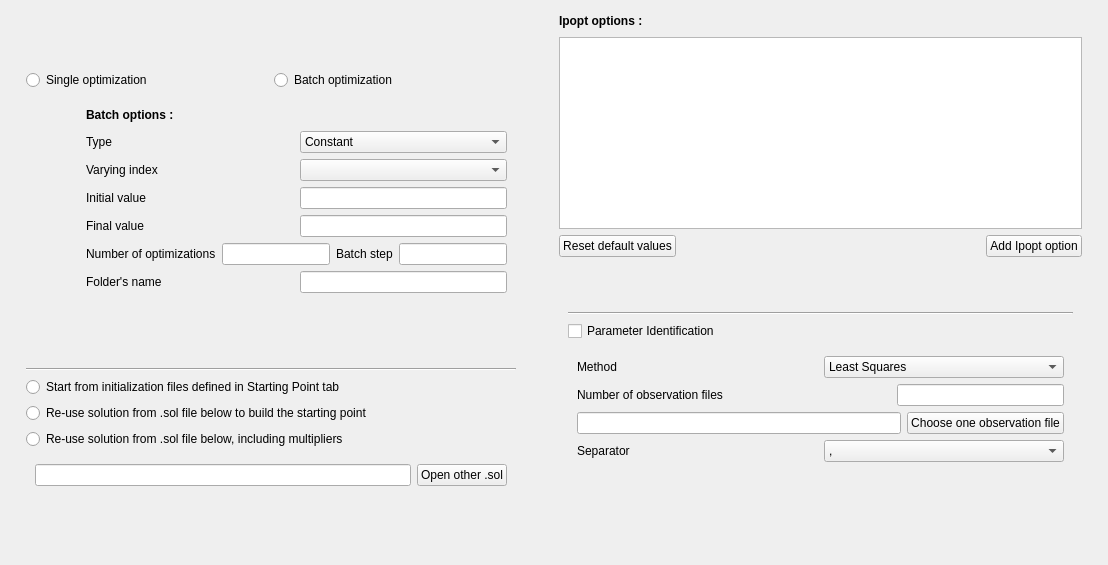
      <widget class="QWidget" name="Optimization">
       <property name="toolTip">
        <string notr="true">Solver options, and optimization</string>
       </property>
       <property name="statusTip">
        <string notr="true">Select solver options, and run optimization </string>
       </property>
       <property name="whatsThis">
        <string/>
       </property>
       <attribute name="title">
        <string>&amp;Optimization</string>
       </attribute>
       <layout class="QHBoxLayout" name="horizontalLayout_22">
        <item>
         <spacer name="horizontalSpacer_17">
          <property name="orientation">
           <enum>Qt::Horizontal</enum>
          </property>
          <property name="sizeHint" stdset="0">
           <size>
            <width>15</width>
            <height>20</height>
           </size>
          </property>
         </spacer>
        </item>
        <item>
         <layout class="QVBoxLayout" name="verticalLayout_15">
          <item>
           <spacer name="verticalSpacer_8">
            <property name="orientation">
             <enum>Qt::Vertical</enum>
            </property>
            <property name="sizeHint" stdset="0">
             <size>
              <width>490</width>
              <height>31</height>
             </size>
            </property>
           </spacer>
          </item>
          <item>
           <layout class="QHBoxLayout" name="horizontalLayout_2">
            <item>
             <widget class="QRadioButton" name="optim_push_single">
              <property name="toolTip">
               <string>Click to select single optimization</string>
              </property>
              <property name="statusTip">
               <string>Single optimization</string>
              </property>
              <property name="text">
               <string>Single optimization</string>
              </property>
              <property name="autoExclusive">
               <bool>false</bool>
              </property>
             </widget>
            </item>
            <item>
             <widget class="QRadioButton" name="optim_push_batch">
              <property name="toolTip">
               <string>Click to select batch optimization, and define batch options</string>
              </property>
              <property name="statusTip">
               <string>Batch optimization</string>
              </property>
              <property name="text">
               <string>Batch optimization</string>
              </property>
              <property name="autoExclusive">
               <bool>false</bool>
              </property>
             </widget>
            </item>
           </layout>
          </item>
          <item>
           <layout class="QHBoxLayout" name="horizontalLayout_20">
            <item>
             <spacer name="horizontalSpacer_5">
              <property name="orientation">
               <enum>Qt::Horizontal</enum>
              </property>
              <property name="sizeHint" stdset="0">
               <size>
                <width>40</width>
                <height>20</height>
               </size>
              </property>
             </spacer>
            </item>
            <item>
             <widget class="QFrame" name="batchOptionsFrame">
              <property name="toolTip">
               <string>&lt;html&gt;&lt;head/&gt;&lt;body&gt;&lt;p&gt;Batch options&lt;/p&gt;&lt;/body&gt;&lt;/html&gt;</string>
              </property>
              <layout class="QGridLayout" name="gridLayout_3">
               <item row="0" column="0">
                <layout class="QHBoxLayout" name="horizontalLayout_19">
                 <item>
                  <widget class="QLabel" name="label_3">
                   <property name="font">
                    <font>
                     <weight>75</weight>
                     <bold>true</bold>
                    </font>
                   </property>
                   <property name="text">
                    <string>Batch options :</string>
                   </property>
                  </widget>
                 </item>
                 <item>
                  <spacer name="horizontalSpacer_11">
                   <property name="orientation">
                    <enum>Qt::Horizontal</enum>
                   </property>
                   <property name="sizeHint" stdset="0">
                    <size>
                     <width>40</width>
                     <height>20</height>
                    </size>
                   </property>
                  </spacer>
                 </item>
                </layout>
               </item>
               <item row="1" column="0">
                <widget class="QLabel" name="label_9">
                 <property name="text">
                  <string>Type</string>
                 </property>
                </widget>
               </item>
               <item row="1" column="1">
                <widget class="QComboBox" name="typeComboBox">
                 <item>
                  <property name="text">
                   <string>Constant</string>
                  </property>
                 </item>
                 <item>
                  <property name="text">
                   <string>Number of time steps</string>
                  </property>
                 </item>
                </widget>
               </item>
               <item row="2" column="0">
                <widget class="QLabel" name="labelVaryingIndex">
                 <property name="text">
                  <string>Varying index</string>
                 </property>
                </widget>
               </item>
               <item row="2" column="1">
                <widget class="QComboBox" name="batchComboBox"/>
               </item>
               <item row="3" column="0">
                <widget class="QLabel" name="batchLowerLabel">
                 <property name="text">
                  <string>Initial value</string>
                 </property>
                </widget>
               </item>
               <item row="3" column="1">
                <widget class="QLineEdit" name="batchLowerLineEdit">
                 <property name="statusTip">
                  <string>Constant's lower value for the first optimization</string>
                 </property>
                </widget>
               </item>
               <item row="4" column="0">
                <widget class="QLabel" name="batchUpperLabel">
                 <property name="text">
                  <string>Final value</string>
                 </property>
                </widget>
               </item>
               <item row="4" column="1">
                <widget class="QLineEdit" name="batchUpperLineEdit">
                 <property name="statusTip">
                  <string>Constant's upper value for the last optimization</string>
                 </property>
                </widget>
               </item>
               <item row="5" column="0" colspan="2">
                <layout class="QHBoxLayout" name="horizontalLayout_18">
                 <item>
                  <widget class="QLabel" name="batchNumberLabel">
                   <property name="text">
                    <string>Number of optimizations</string>
                   </property>
                  </widget>
                 </item>
                 <item>
                  <widget class="QLineEdit" name="batchNumberLineEdit">
                   <property name="statusTip">
                    <string>Number of optimization to perform</string>
                   </property>
                  </widget>
                 </item>
                 <item>
                  <widget class="QLabel" name="label_4">
                   <property name="text">
                    <string>Batch step</string>
                   </property>
                  </widget>
                 </item>
                 <item>
                  <widget class="QLineEdit" name="batchStepLineEdit">
                   <property name="toolTip">
                    <string>For a batch on the number of time steps, the batch step is approximated with the integer part</string>
                   </property>
                  </widget>
                 </item>
                </layout>
               </item>
               <item row="6" column="0">
                <widget class="QLabel" name="batchFolderLabel">
                 <property name="text">
                  <string>Folder's name</string>
                 </property>
                </widget>
               </item>
               <item row="6" column="1">
                <widget class="QLineEdit" name="batchFolderLineEdit">
                 <property name="statusTip">
                  <string>Solution files location, relative to your problem directory</string>
                 </property>
                </widget>
               </item>
              </layout>
             </widget>
            </item>
           </layout>
          </item>
          <item>
           <spacer name="verticalSpacer">
            <property name="orientation">
             <enum>Qt::Vertical</enum>
            </property>
            <property name="sizeHint" stdset="0">
             <size>
              <width>490</width>
              <height>32</height>
             </size>
            </property>
           </spacer>
          </item>
          <item>
           <widget class="Line" name="line">
            <property name="orientation">
             <enum>Qt::Horizontal</enum>
            </property>
           </widget>
          </item>
          <item>
           <widget class="QRadioButton" name="optim_initfile_radio">
            <property name="toolTip">
             <string>&lt;html&gt;&lt;head/&gt;&lt;body&gt;&lt;p&gt;Type of initialization&lt;/p&gt;&lt;/body&gt;&lt;/html&gt;</string>
            </property>
            <property name="statusTip">
             <string>Generate starting point from initialization files (see Starting Point tab)</string>
            </property>
            <property name="whatsThis">
             <string/>
            </property>
            <property name="text">
             <string>Start from initialization files defined in Starting Point tab</string>
            </property>
            <property name="autoExclusive">
             <bool>false</bool>
            </property>
           </widget>
          </item>
          <item>
           <widget class="QRadioButton" name="optim_cold_start_radio">
            <property name="toolTip">
             <string>&lt;html&gt;&lt;head/&gt;&lt;body&gt;&lt;p&gt;Type of initialization&lt;/p&gt;&lt;/body&gt;&lt;/html&gt;</string>
            </property>
            <property name="statusTip">
             <string>Generate starting point from an existing solution file</string>
            </property>
            <property name="text">
             <string>Re-use solution from .sol file below to build the starting point</string>
            </property>
            <property name="autoExclusive">
             <bool>false</bool>
            </property>
           </widget>
          </item>
          <item>
           <widget class="QRadioButton" name="optim_warm_start_radio">
            <property name="toolTip">
             <string>&lt;html&gt;&lt;head/&gt;&lt;body&gt;&lt;p&gt;Type of initialization&lt;/p&gt;&lt;/body&gt;&lt;/html&gt;</string>
            </property>
            <property name="statusTip">
             <string>Generate starting point from an existing solution file with multipliers</string>
            </property>
            <property name="text">
             <string>Re-use solution from .sol file below, including multipliers</string>
            </property>
           </widget>
          </item>
          <item>
           <widget class="QFrame" name="reoptimization_frame">
            <property name="toolTip">
             <string>&lt;html&gt;&lt;head/&gt;&lt;body&gt;&lt;p&gt;Type of initialization&lt;/p&gt;&lt;/body&gt;&lt;/html&gt;</string>
            </property>
            <layout class="QHBoxLayout" name="reoptimization_layout">
             <item>
              <widget class="QLineEdit" name="reoptimization_lineEdit">
               <property name="toolTip">
                <string>&lt;html&gt;&lt;head/&gt;&lt;body&gt;&lt;p&gt;Type of initialization&lt;/p&gt;&lt;/body&gt;&lt;/html&gt;</string>
               </property>
               <property name="statusTip">
                <string>Path to the solution file that will be used as a starting point for the next optimization</string>
               </property>
               <property name="whatsThis">
                <string/>
               </property>
               <property name="readOnly">
                <bool>false</bool>
               </property>
              </widget>
             </item>
             <item>
              <widget class="QPushButton" name="reoptimization_pushbutton">
               <property name="text">
                <string>Open other .sol</string>
               </property>
               <property name="icon">
                <iconset resource="resources_bocop.qrc">
                 <normaloff>:/icons/doc-open</normaloff>:/icons/doc-open</iconset>
               </property>
              </widget>
             </item>
            </layout>
           </widget>
          </item>
          <item>
           <spacer name="verticalSpacer_7">
            <property name="orientation">
             <enum>Qt::Vertical</enum>
            </property>
            <property name="sizeHint" stdset="0">
             <size>
              <width>490</width>
              <height>31</height>
             </size>
            </property>
           </spacer>
          </item>
         </layout>
        </item>
        <item>
         <spacer name="horizontalSpacer_7">
          <property name="orientation">
           <enum>Qt::Horizontal</enum>
          </property>
          <property name="sizeType">
           <enum>QSizePolicy::Minimum</enum>
          </property>
          <property name="sizeHint" stdset="0">
           <size>
            <width>37</width>
            <height>17</height>
           </size>
          </property>
         </spacer>
        </item>
        <item>
         <layout class="QVBoxLayout" name="verticalLayout">
          <item>
           <layout class="QVBoxLayout" name="ipopt_layout">
            <item>
             <layout class="QHBoxLayout" name="horizontalLayout_6">
              <item>
               <widget class="QLabel" name="label_2">
                <property name="font">
                 <font>
                  <weight>75</weight>
                  <bold>true</bold>
                 </font>
                </property>
                <property name="text">
                 <string>Ipopt options :</string>
                </property>
               </widget>
              </item>
              <item>
               <spacer name="horizontalSpacer_10">
                <property name="orientation">
                 <enum>Qt::Horizontal</enum>
                </property>
                <property name="sizeHint" stdset="0">
                 <size>
                  <width>40</width>
                  <height>20</height>
                 </size>
                </property>
               </spacer>
              </item>
             </layout>
            </item>
            <item>
             <widget class="QTableView" name="ipopt_tableView">
              <property name="maximumSize">
               <size>
                <width>1000</width>
                <height>500</height>
               </size>
              </property>
              <property name="toolTip">
               <string>IPOPT options</string>
              </property>
              <property name="statusTip">
               <string>IPOPT options</string>
              </property>
             </widget>
            </item>
            <item>
             <layout class="QHBoxLayout" name="horizontalLayout_3">
              <item>
               <widget class="QPushButton" name="resetIpoptOptions_button">
                <property name="text">
                 <string>Reset default values</string>
                </property>
               </widget>
              </item>
              <item>
               <spacer name="horizontalSpacer_6">
                <property name="orientation">
                 <enum>Qt::Horizontal</enum>
                </property>
                <property name="sizeHint" stdset="0">
                 <size>
                  <width>40</width>
                  <height>20</height>
                 </size>
                </property>
               </spacer>
              </item>
              <item>
               <widget class="QPushButton" name="addoption_button">
                <property name="toolTip">
                 <string>Add an entry to IPOPT options list</string>
                </property>
                <property name="statusTip">
                 <string>Add an entry to IPOPT options list</string>
                </property>
                <property name="text">
                 <string>Add Ipopt option</string>
                </property>
               </widget>
              </item>
             </layout>
            </item>
           </layout>
          </item>
          <item>
           <spacer name="verticalSpacer_6">
            <property name="orientation">
             <enum>Qt::Vertical</enum>
            </property>
            <property name="sizeHint" stdset="0">
             <size>
              <width>20</width>
              <height>40</height>
             </size>
            </property>
           </spacer>
          </item>
          <item>
           <widget class="QFrame" name="paramIdFrame">
            <property name="toolTip">
             <string>&lt;html&gt;&lt;head/&gt;&lt;body&gt;&lt;p&gt;Parameter identification informations&lt;/p&gt;&lt;/body&gt;&lt;/html&gt;</string>
            </property>
            <layout class="QVBoxLayout" name="paramIdLayout">
             <item>
              <widget class="Line" name="line_2">
               <property name="orientation">
                <enum>Qt::Horizontal</enum>
               </property>
              </widget>
             </item>
             <item>
              <widget class="QCheckBox" name="paramid_checkBox">
               <property name="text">
                <string>Parameter Identification</string>
               </property>
              </widget>
             </item>
             <item>
              <widget class="QFrame" name="observation_frame">
               <layout class="QGridLayout" name="gridLayout_2">
                <item row="0" column="0">
                 <layout class="QHBoxLayout" name="horizontalLayout_21">
                  <item>
                   <widget class="QLabel" name="label_7">
                    <property name="text">
                     <string>Method</string>
                    </property>
                   </widget>
                  </item>
                  <item>
                   <widget class="QComboBox" name="methodComboBox">
                    <item>
                     <property name="text">
                      <string>Least Squares</string>
                     </property>
                    </item>
                    <item>
                     <property name="text">
                      <string>Least Squares With Criterion</string>
                     </property>
                    </item>
                    <item>
                     <property name="text">
                      <string>Manual</string>
                     </property>
                    </item>
                   </widget>
                  </item>
                 </layout>
                </item>
                <item row="1" column="0">
                 <layout class="QHBoxLayout" name="horizontalLayout_26">
                  <item>
                   <widget class="QLabel" name="label_8">
                    <property name="text">
                     <string>Number of observation files</string>
                    </property>
                   </widget>
                  </item>
                  <item>
                   <spacer name="horizontalSpacer_16">
                    <property name="orientation">
                     <enum>Qt::Horizontal</enum>
                    </property>
                    <property name="sizeHint" stdset="0">
                     <size>
                      <width>40</width>
                      <height>20</height>
                     </size>
                    </property>
                   </spacer>
                  </item>
                  <item>
                   <widget class="QLineEdit" name="lineEditObsFilesNb"/>
                  </item>
                 </layout>
                </item>
                <item row="2" column="0">
                 <layout class="QHBoxLayout" name="obs_file_layout">
                  <item>
                   <widget class="QLineEdit" name="observations_lineEdit"/>
                  </item>
                  <item>
                   <widget class="QPushButton" name="obsFile_pushButton">
                    <property name="toolTip">
                     <string>&lt;html&gt;&lt;head/&gt;&lt;body&gt;&lt;p&gt;Select the first observation file, which must end with &amp;quot;-0.csv&amp;quot;&lt;/p&gt;&lt;/body&gt;&lt;/html&gt;</string>
                    </property>
                    <property name="text">
                     <string>Choose one observation file</string>
                    </property>
                   </widget>
                  </item>
                 </layout>
                </item>
                <item row="3" column="0">
                 <layout class="QHBoxLayout" name="separator_layout">
                  <item>
                   <widget class="QLabel" name="label_6">
                    <property name="text">
                     <string>Separator</string>
                    </property>
                   </widget>
                  </item>
                  <item>
                   <widget class="QComboBox" name="separator_comboBox">
                    <item>
                     <property name="text">
                      <string>,</string>
                     </property>
                    </item>
                    <item>
                     <property name="text">
                      <string>;</string>
                     </property>
                    </item>
                    <item>
                     <property name="text">
                      <string>:</string>
                     </property>
                    </item>
                    <item>
                     <property name="text">
                      <string>Tab</string>
                     </property>
                    </item>
                    <item>
                     <property name="text">
                      <string>Space</string>
                     </property>
                    </item>
                   </widget>
                  </item>
                 </layout>
                </item>
               </layout>
              </widget>
             </item>
             <item>
              <spacer name="verticalSpacer_9">
               <property name="orientation">
                <enum>Qt::Vertical</enum>
               </property>
               <property name="sizeHint" stdset="0">
                <size>
                 <width>505</width>
                 <height>34</height>
                </size>
               </property>
              </spacer>
             </item>
            </layout>
           </widget>
          </item>
          <item>
           <spacer name="verticalSpacer_10">
            <property name="orientation">
             <enum>Qt::Vertical</enum>
            </property>
            <property name="sizeHint" stdset="0">
             <size>
              <width>20</width>
              <height>40</height>
             </size>
            </property>
           </spacer>
          </item>
         </layout>
        </item>
        <item>
         <spacer name="horizontalSpacer_18">
          <property name="orientation">
           <enum>Qt::Horizontal</enum>
          </property>
          <property name="sizeHint" stdset="0">
           <size>
            <width>15</width>
            <height>20</height>
           </size>
          </property>
         </spacer>
        </item>
       </layout>
      </widget>
